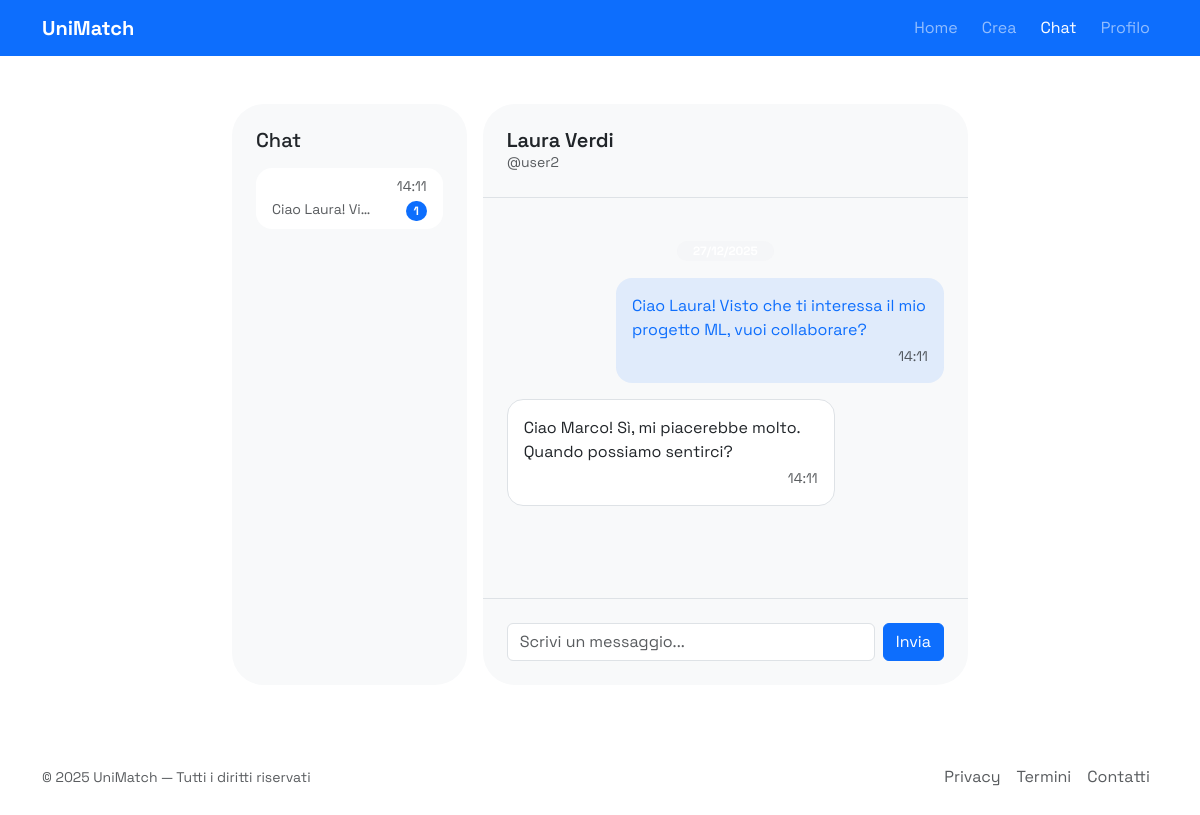
The app's page /chat.php (signed in) with its own data.
### tables this page shows
CREATE TABLE messages (
    id SERIAL PRIMARY KEY,
    conversation_id BIGINT UNSIGNED NOT NULL,
    sender_username VARCHAR(50) NOT NULL,
    text TEXT NOT NULL,
    created_at TIMESTAMP DEFAULT CURRENT_TIMESTAMP,
    is_read BOOLEAN DEFAULT FALSE,
    CONSTRAINT fk_messages_conversation
        FOREIGN KEY (conversation_id)
        REFERENCES conversations(id)
        ON DELETE CASCADE,
    CONSTRAINT fk_messages_sender
        FOREIGN KEY (sender_username)
        REFERENCES users(username)
        ON DELETE CASCADE
);

CREATE TABLE users (
    username VARCHAR(50) PRIMARY KEY NOT NULL,
    email VARCHAR(100) UNIQUE NOT NULL,
    password_hash TEXT NOT NULL,
    first_name VARCHAR(50),
    surname VARCHAR(50),
    bio TEXT,
    avatar_url TEXT,
    faculty_id BIGINT UNSIGNED NULL,
    created_at TIMESTAMP DEFAULT CURRENT_TIMESTAMP,
    updated_at TIMESTAMP DEFAULT CURRENT_TIMESTAMP ON UPDATE CURRENT_TIMESTAMP,
    CONSTRAINT fk_users_course
        FOREIGN KEY (faculty_id)
        REFERENCES faculties(id)
        ON DELETE SET NULL  
);

CREATE TABLE conversation_participants (
    conversation_id BIGINT UNSIGNED NOT NULL,
    user_username VARCHAR(50) NOT NULL,
    PRIMARY KEY (conversation_id, user_username),
    CONSTRAINT fk_cp_conversation
        FOREIGN KEY (conversation_id)
        REFERENCES conversations(id)
        ON DELETE CASCADE,
    CONSTRAINT fk_cp_user
        FOREIGN KEY (user_username)
        REFERENCES users(username)
        ON DELETE CASCADE
);

### config/database.php (called while the page is built)
<?php
return [
    'host' => 'localhost',
    'dbname' => 'web25',
    'user' => 'root',
    'pass' => '',
    'charset' => 'utf8mb4',
    'port' => 3306
];

### app/Database.php (called while the page is built, shortened)
<?php
class Database
{
    private static $instance = null;
    private function __construct()
    {
        $config = require __DIR__ . '/../config/database.php';
        $host = $config['host'] ?? '127.0.0.1';
        $user = $config['user'] ?? '';
        $pass = $config['pass'] ?? '';
        $dbname = $config['dbname'] ?? '';
        $port = isset($config['port']) ? (int)$config['port'] : 3306;
        $charset = $config['charset'] ?? 'utf8mb4';
        $this->conn = new mysqli($host, $user, $pass, $dbname, $port);
    }
    public static function getInstance()
    {
        if (self::$instance === null) {
            self::$instance = new self();
        }
        return self::$instance->conn;
    }
}

### app/Conversation.php (called while the page is built, shortened)
<?php
require_once __DIR__ . '/Database.php';
class Conversation
{
    private $db;
    public function __construct()
    {
        $this->db = Database::getInstance();
    }
    public function getUserConversations(string $username): array
    {
        $stmt = $this->db->prepare(
            "SELECT
                c.id,
                c.created_at,
                lm.text AS last_message,
                lm.created_at AS last_message_at,
                COALESCE(SUM(CASE WHEN m.is_read = FALSE AND m.sender_username != ? THEN 1 ELSE 0 END), 0) AS unread_count
            FROM conversations c
            JOIN conversation_participants cp
                ON c.id = cp.conversation_id
            LEFT JOIN messages lm
                ON lm.id = (
                    SELECT id
                    FROM messages
                    WHERE conversation_id = c.id
                    ORDER BY created_at DESC
                    LIMIT 1
                )
            LEFT JOIN messages m
                ON m.conversation_id = c.id
            WHERE cp.user_username = ?
            GROUP BY c.id, c.created_at, lm.text, lm.created_at
            ORDER BY
                (lm.created_at IS NULL) ASC,
                lm.created_at DESC"
        );
        $stmt->bind_param('ss', $username, $username);
        $stmt->execute();
        $result = $stmt->get_result();
        $data = $result->fetch_all(MYSQLI_ASSOC);
        return $data;
    }
    public function getParticipants(int $conversationId): array
    {
        $stmt = $this->db->prepare(
            "SELECT cp.user_username, u.first_name, u.surname, u.avatar_url
             FROM conversation_participants cp
             JOIN users u ON cp.user_username = u.username
             WHERE cp.conversation_id = ?"
        );
        $stmt->bind_param('i', $conversationId);
        $stmt->execute();
        $result = $stmt->get_result();
        $data = $result->fetch_all(MYSQLI_ASSOC);
        return $data;
    }
}

### app/Message.php (called while the page is built, shortened)
<?php
require_once __DIR__ . '/Database.php';
class Message
{
    private $db;
    public function __construct()
    {
        $this->db = Database::getInstance();
    }
    public function getByConversation(int $conversationId): array
    {
        $stmt = $this->db->prepare(
            "SELECT m.id, m.conversation_id, m.sender_username, m.text, m.created_at, m.is_read,
                    u.first_name, u.surname, u.avatar_url
             FROM messages m
             JOIN users u ON m.sender_username = u.username
             WHERE m.conversation_id = ?
             ORDER BY m.created_at ASC"
        );
        $stmt->bind_param('i', $conversationId);
        $stmt->execute();
        $result = $stmt->get_result();
        $data = $result->fetch_all(MYSQLI_ASSOC);
        return $data;
    }
}

### public/chat.php (the view, shortened to what this page needs)
<?php
require_once __DIR__ . '/../app/functions.php';
require_once __DIR__ . '/../app/Conversation.php';
require_once __DIR__ . '/../app/Message.php';
$me = $_SESSION['username'] ?? null;
$conversationModel = new Conversation();
$messageModel = new Message();
$chatList = $conversationModel->getUserConversations($me);
$activeConversationId = $_GET['conversation_id'] ?? ($chatList[0]['id'] ?? null);
$messages = [];
$activeChatUser = '';
$activeChatUsername = '';
if ($activeConversationId) {
    $participants = $conversationModel->getParticipants($activeConversationId);
    $messages = $messageModel->getByConversation($activeConversationId);
    foreach ($participants as $p) {
        if ($p['user_username'] !== $me) {
            $activeChatUser = $p['first_name'] . ' ' . $p['surname'];
            $activeChatUsername = $p['user_username'];
            break;
        }
    }
}
?>
<div class="row flex-grow-1 g-3">
    <div class="col-12 col-md-4 d-flex">
        <div class="card border-0 rounded-5 bg-body-tertiary w-100">
            <div class="card-body p-3 p-md-4 overflow-auto">
                <h2 class="h5 mb-3">Chat</h2>
                <?php if (empty($chatList)): ?>
                    <div class="text-center text-body-secondary py-5">
                        <i class="bi bi-chat-dots display-6 mb-3"></i>
                        <p class="mb-0">Nessuna conversazione</p>
                        <small>Inizia una nuova chat con un utente</small>
                    </div>
                <?php else: ?>
                    <div class="list-group list-group-flush">
                        <?php foreach ($chatList as $chat): ?>
                            <a href="?conversation_id=<?= $chat['id'] ?>"
                                class="list-group-item list-group-item-action border-0 rounded-4 mb-2 bg-body <?= $chat['active'] ? 'active' : '' ?>">
                                <div class="d-flex justify-content-between align-items-start">
                                    <div class="flex-grow-1 overflow-hidden">
                                        <h6 class="mb-1 fw-semibold text-truncate"><?= htmlspecialchars($chat['display_name']) ?></h6>
                                        <p class="mb-0 small text-body-secondary text-truncate"><?= htmlspecialchars($chat['preview']) ?></p>
                                    </div>
                                    <div class="d-flex flex-column align-items-end ms-2" style="min-width:48px;">
                                        <?php if (!empty($chat['last_message_at'])): ?>
                                            <small class="text-body-secondary mb-1"><?= (new DateTime($chat['last_message_at']))->format('H:i') ?></small>
                                        <?php endif; ?>
                                        <?php if (!empty($chat['unread_count'])): ?>
                                            <span class="badge bg-primary rounded-pill"><?= (int)$chat['unread_count'] ?></span>
                                        <?php endif; ?>
                                    </div>
                                </div>
                            </a>
                        <?php endforeach; ?>
                    </div>
                <?php endif; ?>
            </div>
        </div>
    </div>
    <div class="col-12 col-md-8 d-flex">
        <div class="card border-0 rounded-5 bg-body-tertiary w-100 d-flex flex-column">
            <?php if ($activeConversationId && $activeChatUser): ?>
                <div class="card-header border-0 bg-transparent p-3 p-md-4 border-bottom">
                    <h3 class="h5 mb-0 fw-semibold"><?= htmlspecialchars($activeChatUser) ?></h3>
                    <p class="mb-0 small text-body-secondary"><?= $activeChatUsername ? '@' . htmlspecialchars($activeChatUsername) : '' ?></p>
                </div>
                <div class="card-body flex-grow-1 p-3 p-md-4 d-flex flex-column" id="messages-container" style="height: 50vh; overflow-y: auto;">
                    <?php
                    if (!empty($messages)):
                        $lastDate = null;
                        foreach ($messages as $msg):
                            $currentDate = (new DateTime($msg['created_at']))->format('Y-m-d');
                            if ($lastDate !== $currentDate):
                                $lastDate = $currentDate;
                                echo '<div class="text-center my-3"><span class="badge bg-body-secondary bg-opacity-25 px-3 py-1 rounded-pill">' . formatDateBadge($msg['created_at']) . '</span></div>';
                            endif;
                            echo renderMessageBubble($msg, $me);
                        endforeach;
                    endif;
                    ?>
                </div>
                <div class="card-footer border-0 bg-transparent p-3 p-md-4 border-top">
                    <form method="post" action="send-message.php" class="d-flex gap-2" id="message-form">
                        <input type="text" name="message" class="form-control" placeholder="Scrivi un messaggio..." required autocomplete="off" id="message-input">
                        <button type="submit" class="btn btn-primary">Invia</button>
                    </form>
                </div>
            <?php endif; ?>
        </div>
    </div>
</div>
<?php
$content = ob_get_clean();
require __DIR__ . '/template/user.php';
?>

### app/functions.php (shortened to what this page needs)
<?php
function renderMessageBubble(array $msg, string $me): string {
    $isMe = strtolower(trim($msg['sender_username'])) === strtolower(trim($me));
    $time = (new DateTime($msg['created_at']))->format('H:i');
    $bubbleClass = $isMe ? 'bg-primary bg-opacity-10 text-primary' : 'bg-body border';
    $text = nl2br(htmlspecialchars($msg['text']));
    $readIcon = $isMe ? ($msg['is_read'] ? ' <i class="bi bi-check2-all"></i>' : ' <i class="bi bi-check2"></i>') : '';
    $alignmentClass = $isMe ? 'text-end' : '';
    return <<<HTML
            <div class="mb-3 {$alignmentClass}">
                <div class="{$bubbleClass} rounded-4 p-3 d-inline-block text-start" style="max-width:75%;">
                    <div>{$text}</div>
                    <div class="text-end small text-body-secondary mt-1">
                        {$time}{$readIcon}
                    </div>
                </div>
            </div>
            HTML;
}

### public/template/user.php (shortened to what this page needs)
<?php
$menuItems = $menuItems ?? [
    ['label' => 'Home', 'url' => 'index.php'],
    ['label' => 'Crea', 'url' => 'create-post.php'],
    ['label' => 'Chat', 'url' => 'chat.php'],
    ['label' => 'Profilo', 'url' => 'profile.php'],
];
$navbarColor = 'primary';
$userContent = $content;
$content = <<<HTML
<main class="flex-grow-1 d-flex align-items-center py-5">
    <div class="container">
        <div class="row justify-content-center">
            <div class="col-lg-9 col-xl-8">
                $userContent
            </div>
        </div>
    </div>
</main>
HTML;
include 'base.php';

### public/template/base.php (shortened to what this page needs)
<!DOCTYPE html>
<html lang="it" xml:lang="it" dir="ltr" data-bs-theme="light">
<head>
    <link href="https://cdn.jsdelivr.net/npm/bootstrap@5.3.8/dist/css/bootstrap.min.css" rel="stylesheet"
>
    <link rel="stylesheet" href="assets/css/style.css">
</head>
<body class="d-flex flex-column min-vh-100">
    <?php if (!isset($hideNavbar) || !$hideNavbar): ?>
        <?php include 'partials/navbar.php'; ?>
    <?php endif; ?>
    <main id="main-content" tabindex="-1" role="main">
        <?php echo $content; ?>
    </main>
    <?php include 'partials/footer.php'; ?>
</body>
</html>

### public/partials/navbar.php (shortened to what this page needs)
<?php
$menuItems = $menuItems ?? [];
$navbarColor = $navbarColor ?? 'primary';
$brandUrl = $brandUrl ?? 'index.php';
$currentPage = basename($_SERVER['PHP_SELF']);
?>
<nav class="navbar navbar-dark bg-<?= htmlspecialchars($navbarColor) ?> navbar-expand-md">
    <div class="container">
        <a class="navbar-brand fw-bold" href="<?= htmlspecialchars($brandUrl) ?>">UniMatch</a>
        <div class="collapse navbar-collapse" id="mainNav">
            <ul class="navbar-nav ms-auto align-items-center gap-2">
                <?php if (!empty($_SESSION['username'])): ?>
                    <?php foreach ($menuItems as $item): ?>
                        <?php $isActive = basename($item['url']) === $currentPage ? 'active' : ''; ?>
                        <li class="nav-item">
                            <a href="<?= htmlspecialchars($item['url']) ?>" class="nav-link <?= $isActive ?>"><?= htmlspecialchars($item['label']) ?></a>
                        </li>
                    <?php endforeach; ?>
                <?php else: ?>
                    <li class="nav-item">
                        <a href="login.php" class="btn btn-outline-light">Accedi</a>
                    </li>
                <?php endif; ?>
            </ul>
        </div>
    </div>
</nav>

### public/partials/footer.php
<footer class="mt-auto py-4">
    <div class="container">
        <div class="row align-items-center gy-2">
            <div class="col-12 col-md text-center text-md-start text-body-secondary small">
                &copy; 2025 UniMatch — Tutti i diritti riservati
            </div>
            <div class="col-12 col-md-auto">
                <ul class="nav justify-content-center">
                    <li class="nav-item"><a href="privacy.php" class="nav-link px-2 text-body-secondary">Privacy</a></li>
                    <li class="nav-item"><a href="terms.php" class="nav-link px-2 text-body-secondary">Termini</a></li>
                    <li class="nav-item"><a href="contacts.php" class="nav-link px-2 text-body-secondary">Contatti</a></li>
                </ul>
            </div>
        </div>
    </div>
</footer>

### public/assets/css/style.css (style rules this page uses)
body { font-family: "Space Grotesk", system-ui, -apple-system, "Segoe UI", sans-serif; }
.navbar { --nav-collapse-bg: transparent; }
.navbar.bg-primary { --nav-collapse-bg: var(--bs-primary); }

### records on screen
messages: preview "Ciao Laura! Vi…", created_at "14:11", conversation "1", text "Ciao Marco! Sì, mi piacerebbe molto. Quando possiamo sentirci?"
users: activeChatUser "Laura Verdi"
conversation_participants: user_username "user2"
messages: text "Ciao Laura! Visto che ti interessa il mio progetto ML, vuoi collaborare?", created_at "14:11"

### other values on screen
$item['label'] "Home"
$item['label'] "Crea"
$item['label'] "Chat"
$item['label'] "Profilo"
